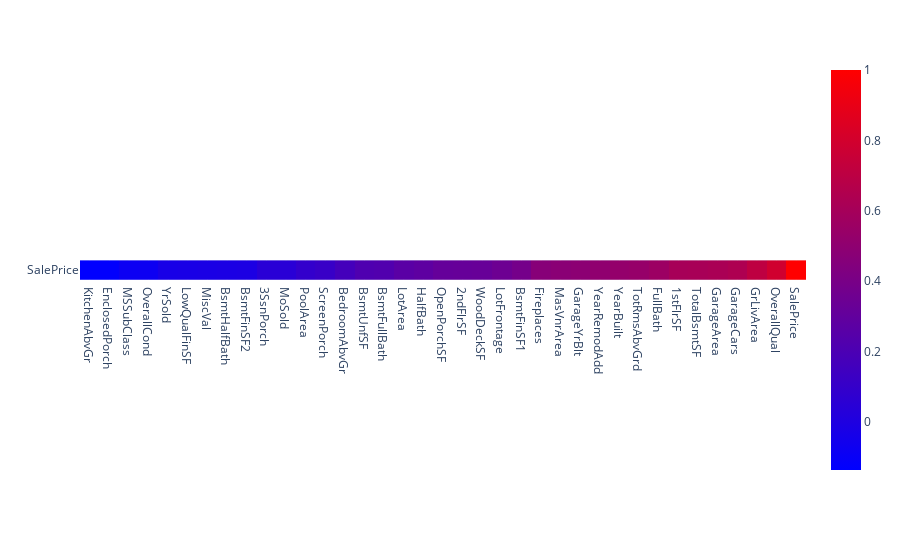

The code cell stored with this chart in its notebook:
### Markdown cell above
<a id='1.1'> </a>

## 1.1 Numeric columns

### Code cell
numeric_features = my_module.get_type_features(df, ["int64", "float64"])

df_corr_sorted = (
    df[numeric_features].corr().sort_values(by=["SalePrice"])[["SalePrice"]].T
)

px.imshow(df_corr_sorted, color_continuous_scale=cm)

### Figure 1 — Plotly figure (JSON) as saved in the notebook; plotly's stock layout.template omitted (floating-point values rounded to 4 significant figures)
{"data": [{"coloraxis": "coloraxis", "hovertemplate": "x: %{x}<br>y: %{y}<br>color: %{z}<extra></extra>", "name": "0", "type": "heatmap", "x": ["KitchenAbvGr", "EnclosedPorch", "MSSubClass", "OverallCond", "YrSold", "LowQualFinSF", "MiscVal", "BsmtHalfBath", "BsmtFinSF2", "3SsnPorch", "MoSold", "PoolArea", "ScreenPorch", "BedroomAbvGr", "BsmtUnfSF", "BsmtFullBath", "LotArea", "HalfBath", "OpenPorchSF", "2ndFlrSF", "WoodDeckSF", "LotFrontage", "BsmtFinSF1", "Fireplaces", "MasVnrArea", "GarageYrBlt", "YearRemodAdd", "YearBuilt", "TotRmsAbvGrd", "FullBath", "1stFlrSF", "TotalBsmtSF", "GarageArea", "GarageCars", "GrLivArea", "OverallQual", "SalePrice"], "xaxis": "x", "y": ["SalePrice"], "yaxis": "y", "z": [[-0.1359, -0.1286, -0.08428, -0.07786, -0.02892, -0.02561, -0.02119, -0.01684, -0.01138, 0.04458, 0.04643, 0.0924, 0.1114, 0.1682, 0.2145, 0.2271, 0.2638, 0.2841, 0.3159, 0.3193, 0.3244, 0.3518, 0.3864, 0.4669, 0.4775, 0.4864, 0.5071, 0.5229, 0.5337, 0.5607, 0.6059, 0.6136, 0.6234, 0.6404, 0.7086, 0.791, 1]]}], "layout": {"coloraxis": {"colorscale": [[0, "rgb(0,0,255)"], [1, "rgb(255,0,0)"]]}, "margin": {"t": 60}, "xaxis": {"anchor": "y", "constrain": "domain", "domain": [0, 1], "scaleanchor": "y"}, "yaxis": {"anchor": "x", "autorange": "reversed", "constrain": "domain", "domain": [0, 1]}}}
